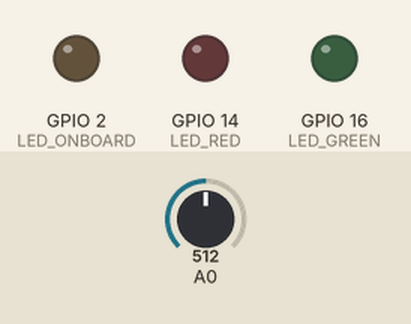
A program run on a simulated ESP8266 (NodeMCU). Shown: output pins drawn as LEDs (lit = HIGH). The test bench sets the inputs (shaded band); at power-on: A0 = 512. WiFi joins after 1.5 s; servers stay silent unless stated; uploads are accepted with an empty reply; what the program prints to the serial monitor is not drawn.

Above: at 2.0 s.
At 5.1 s:
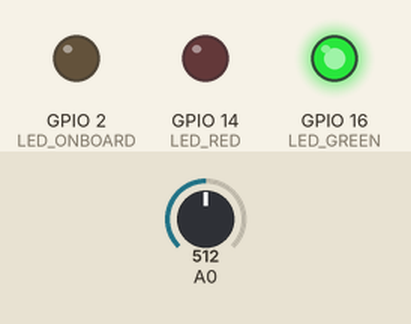
Timing chart, 0 to 9.6 s (numbered marks = the images above):
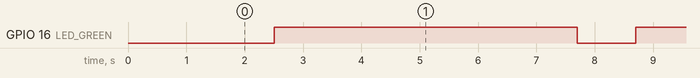

The program:

main.cpp
```cpp
#include <Arduino.h>
#include <ESP8266WiFi.h>
#include <ESP8266WebServer.h>
#include <ESP8266HTTPClient.h>
#include <string>
#include <sstream>

#define LED_GREEN 16
#define LED_ONBOARD 2
#define LED_RED 14

HTTPClient http;

// Stores the amount of ambient light to be able to turn off the LEDs
int ambientLight;

void setup() {
  // put your setup code here, to run once:
  pinMode(LED_GREEN, OUTPUT);
  pinMode(LED_RED, OUTPUT);
  pinMode(LED_ONBOARD, OUTPUT);
  Serial.begin(9600);

  WiFi.begin("LYM-41626", "i5Ucawebi5Ucaweb");

  Serial.print("Connecting");
  while (WiFi.status() != WL_CONNECTED)
  {
    delay(500);
    Serial.print(".");
  }
  Serial.println();

  Serial.print("Connected, IP address: ");
  Serial.println(WiFi.localIP());
  digitalWrite(LED_ONBOARD, LOW);
}

void loop() {
  digitalWrite(LED_GREEN, LOW);
  delay(1000);
  digitalWrite(LED_GREEN, HIGH);
  delay(5000);
  ambientLight = analogRead(A0);
  Serial.printf("Ambient Light: %d\n", ambientLight);

  char url[256];
  // sprintf(url, "http://192.168.1.136:5000/light?level=%d", ambientLight);
  sprintf(url, "http://onyx-outpost-122619.appspot.com/light?level=%d", ambientLight);
  http.begin(url);
  int httpCode = http.GET();
  if (httpCode != 200) {
    digitalWrite(LED_RED, HIGH);
  } else {
    digitalWrite(LED_RED, LOW);
  }
  http.end();

  // put your main code here, to run repeatedly:
}
```

Measured:
- by itself, GPIO 16 (LED_GREEN): alternates HIGH for 5.2 s and LOW for 1.0 s
